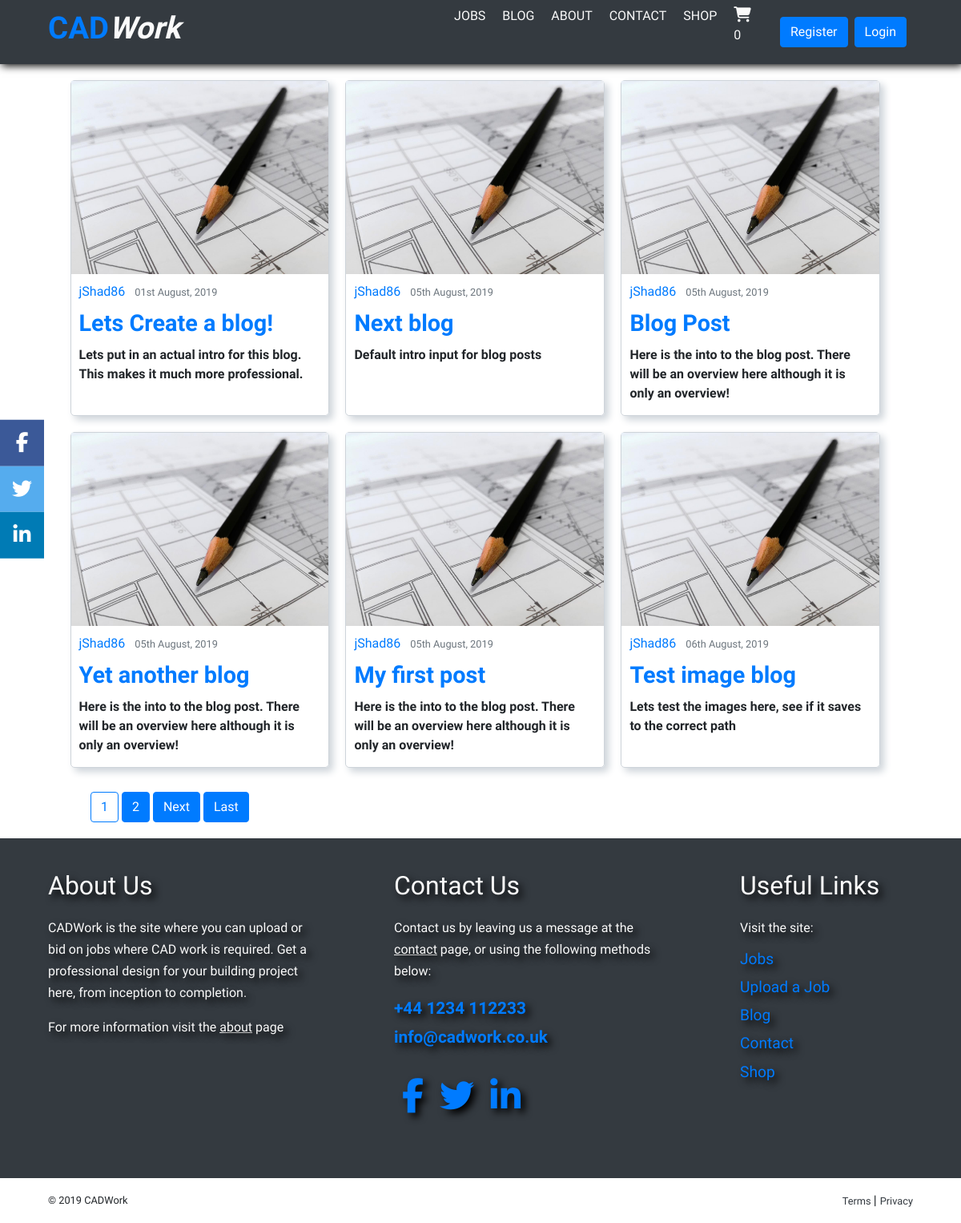
Screenshot of /blog/ with the database file from the repository.
### blog/models.py (models this page shows, shortened)
class Post(models.Model):
	title = models.CharField(max_length=100)
	intro = models.CharField(max_length=250)
	content = models.TextField()
	image = models.ImageField(default='blog-default.jpg', upload_to='blog_images')
	date_posted = models.DateTimeField(default=timezone.now)
	author = models.ForeignKey(User, on_delete=models.CASCADE)

### blog/views.py (the view)
# urls.py: path('', PostListView.as_view(), name='blog-home'),
class PostListView(ListView):
	model = Post
	template_name = 'blog/home.html'
	context_object_name = 'posts'
	order = ['-date_posted']
	paginate_by = 6

### cart/contexts.py (called while the page is built)
def cart_contents(request):
    cart = request.session.get('cart', {})
    cart_items = []
    total = 0
    product_count = 0
    for id, quantity in cart.items():
        product = get_object_or_404(Product, pk=id)
        total += quantity * product.product_price
        product_count += quantity
        cart_items.append({'id': id, 'quantity': quantity, 'product': product})
    return {'cart_items': cart_items, 'total': total, 'product_count': product_count}

### blog/templates/blog/home.html (shortened to what this page needs)
{% extends 'base.html' %}
{% block content %}
<div class="blog-home-container">
    <div class="blog-card-container">
        {% for post in posts %}
            <article class="blog-article">
                <img class="article-image" src="{{ post.image.url }}">
                <div class="media-body">
                    <div class="article-metadata">
                        <a class="mr-2" href="{% url 'user-posts' post.author.username %}">{{ post.author }}</a>
                        <small class="text-muted">{{ post.date_posted|date:"dS F, Y" }}</small>
                    </div>
                    <h2 class="blog-home-title"><a href="{% url 'post-detail' post.id %}">{{ post.title }}</a></h2>
                    <p class="article-card-intro">{{ post.intro }}</p>
                </div>
            </article>
        {% endfor %}
    </div>
    {% if is_paginated %}
        <div class="paginate-buttons ml-3">
            {% for num in page_obj.paginator.page_range %}
                {% if page_obj.number == num %}
                    <a class="btn btn-outline-primary" href="?page={{ num }}">{{ num }}</a>
                {% elif num > page_obj.number|add:'-2' and num < page_obj.number|add:'2' %}
                    <a class="btn btn-primary" href="?page={{ num }}">{{ num }}</a>
                {% endif %}
            {% endfor %}
            {% if page_obj.has_next %}
                <a class="btn btn-primary" href="?page={{ page_obj.next_page_number }}">Next</a>
                <a class="btn btn-primary" href="?page={{ page_obj.paginator.num_pages }}">Last</a>
            {% endif %}
        </div>
    {% endif %}
</div>
{% endblock content %}

### static/css/styles.css (style rules this page uses)
* { margin: 0; font-family: "Open Sans", sans-serif; }
h1, h2, h3, h4, h5, h6 { font-family: "Titillium Web", sans-serif; }
.blog-home-container, .jobs-home-container, .shop-home-container, .cart-home-container { margin-top: 70px; display: flex; flex-direction: column; align-items: center; }
.blog-card-container, .jobs-card-container, .shop-card-container, .cart-card-container { margin-top: 20px; width: 95%; max-width: 1100px; display: flex; flex-wrap: wrap; }
.blog-article { margin: 10px; border: 0.5px solid #ced4da; border-radius: 5px; width: 100%; box-shadow: 5px 5px 10px #ced4da; }
.blog-article img { width: 100%; height: auto; }
.media-body { padding: 10px; }
.blog-home-title { font-size: 1.8em; margin: 10px 0; font-weight: 600; }
.paginate-buttons { margin: 20px 0; width: 90%; max-width: 1100px; }
.article-card-intro { margin: 5px 0; font-size: 1em; font-weight: 600; }
@media (min-width: 768px) { .blog-article, .job-upload { width: 47%; } }
@media (min-width: 992px) { .blog-article { width: 31%; } }

### rows the page displays
Post: image (placeholder picture), author "jShad86", date_posted "01st August, 2019", title "Lets Create a blog!", intro "Lets put in an actual intro for this blog. This makes it much more professional."
Post: image (placeholder picture), author "jShad86", date_posted "05th August, 2019", title "Next blog", intro "Default intro input for blog posts"
Post: image (placeholder picture), author "jShad86", date_posted "05th August, 2019", title "Blog Post", intro "Here is the into to the blog post. There will be an overview here although it is only an overview!"
Post: image (placeholder picture), author "jShad86", date_posted "05th August, 2019", title "Yet another blog", intro "Here is the into to the blog post. There will be an overview here although it is only an overview!"
Post: image (placeholder picture), author "jShad86", date_posted "05th August, 2019", title "My first post", intro "Here is the into to the blog post. There will be an overview here although it is only an overview!"
Post: image (placeholder picture), author "jShad86", date_posted "06th August, 2019", title "Test image blog", intro "Lets test the images here, see if it saves to the correct path"

### other values shown
{{ product_count }} "0"
{{ num }} "1"
{{ num }} "2"
